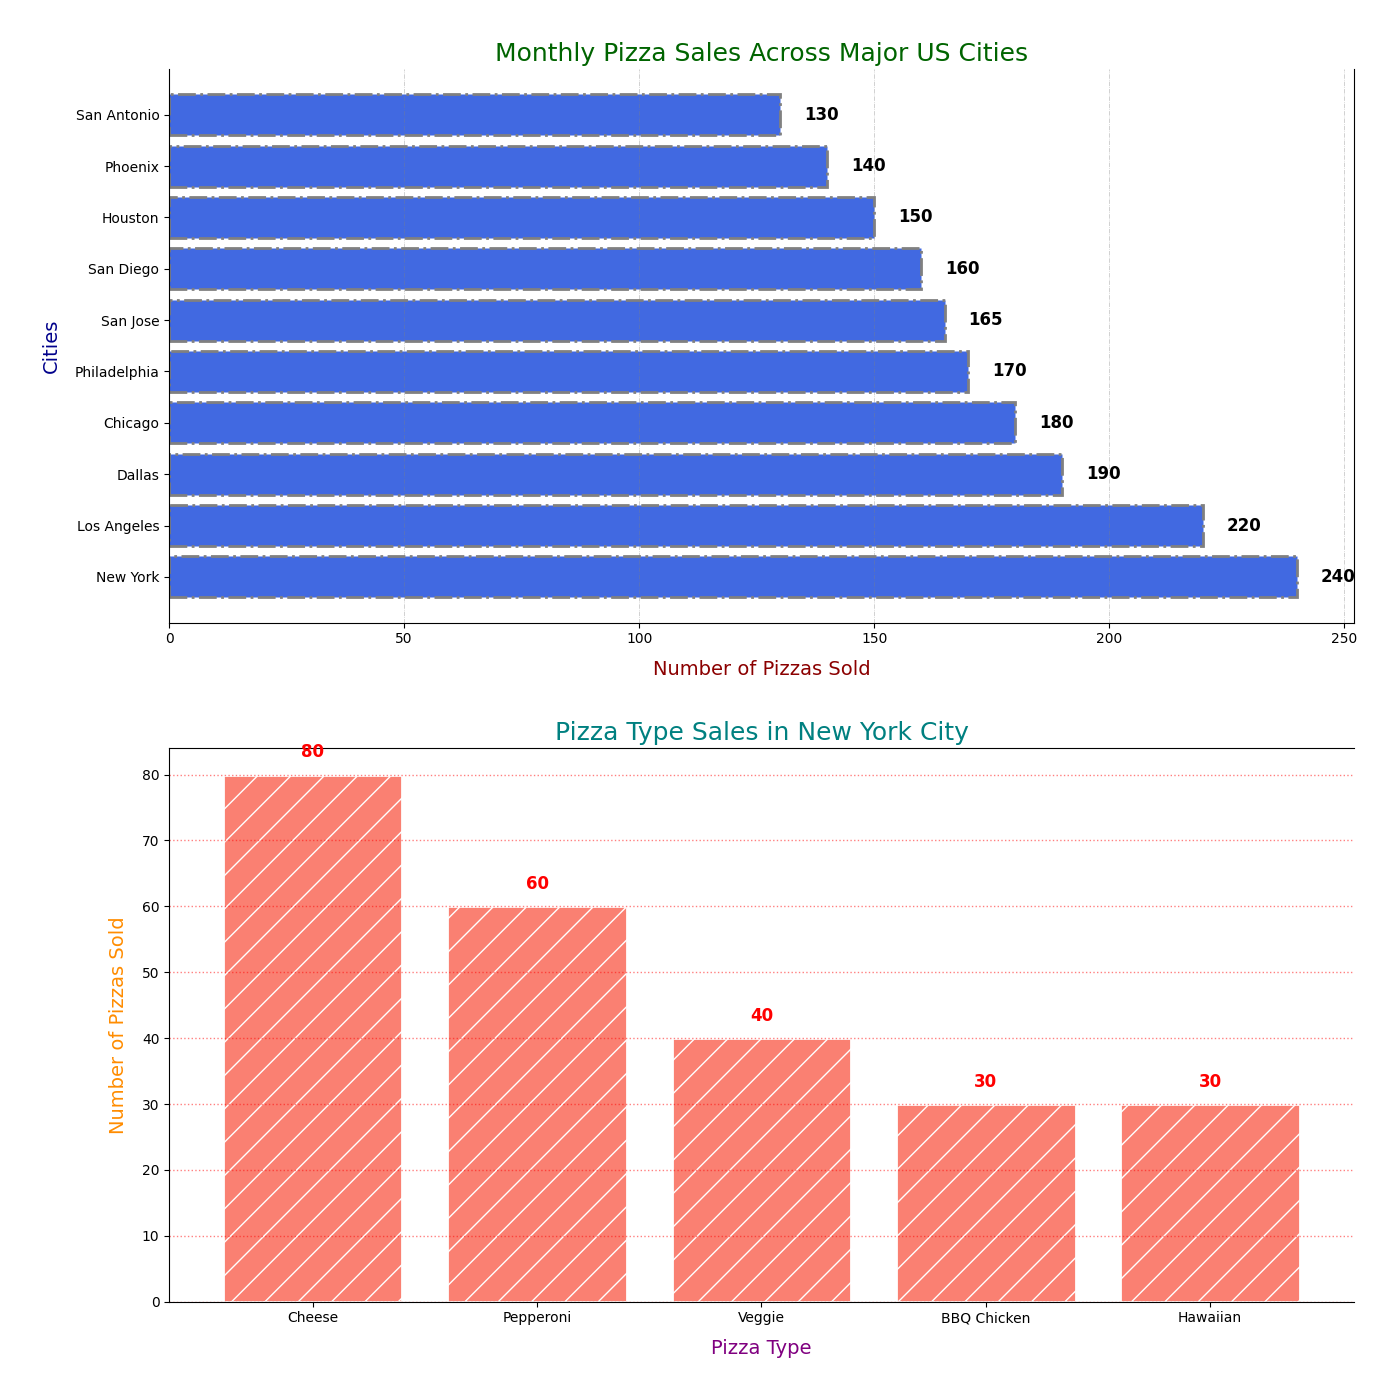

Source code (Python):
import matplotlib.pyplot as plt
import numpy as np

cities = ['New York', 'Los Angeles', 'Dallas', 'Chicago', 'Philadelphia', 'San Jose', 'San Diego', 'Houston', 'Phoenix', 'San Antonio']
pizzas_sold = [240, 220, 190, 180, 170, 165, 160, 150, 140, 130]

types = ['Cheese', 'Pepperoni', 'Veggie', 'BBQ Chicken', 'Hawaiian']
type_data_ny = [80, 60, 40, 30, 30]

fig, (ax1, ax2) = plt.subplots(2, 1, figsize=(14, 14))

# Randomly altered stylistic elements
bars1 = ax1.barh(cities, pizzas_sold, color='royalblue', edgecolor='grey', linestyle='-.', linewidth=2)
bars2 = ax2.bar(types, type_data_ny, color='salmon', edgecolor='white', hatch='/', linewidth=2)

ax1.set_title('Monthly Pizza Sales Across Major US Cities', fontsize=18, color='darkgreen')
ax1.set_xlabel('Number of Pizzas Sold', fontsize=14, color='darkred', labelpad=10)
ax1.set_ylabel('Cities', fontsize=14, color='darkblue', labelpad=10)

ax2.set_title('Pizza Type Sales in New York City', fontsize=18, color='teal')
ax2.set_xlabel('Pizza Type', fontsize=14, color='purple', labelpad=10)
ax2.set_ylabel('Number of Pizzas Sold', fontsize=14, color='darkorange', labelpad=10)

ax1.grid(axis='x', linestyle='-.', linewidth=0.5, color='grey', alpha=0.5)
ax2.grid(axis='y', linestyle=':', linewidth=1.0, color='red', alpha=0.5)

ax1.spines['top'].set_visible(False)
ax2.spines['right'].set_visible(False)

for bar in bars1:
    width = bar.get_width()
    ax1.text(width + 5, bar.get_y() + bar.get_height() / 2, f'{width}', va='center', ha='left', fontsize=12, fontweight='bold', color='black')

for bar in bars2:
    height = bar.get_height()
    ax2.text(bar.get_x() + bar.get_width() / 2, height + 2, f'{height}', ha='center', va='bottom', fontsize=12, fontweight='bold', color='red')

plt.tight_layout(pad=3.0)
plt.show()
